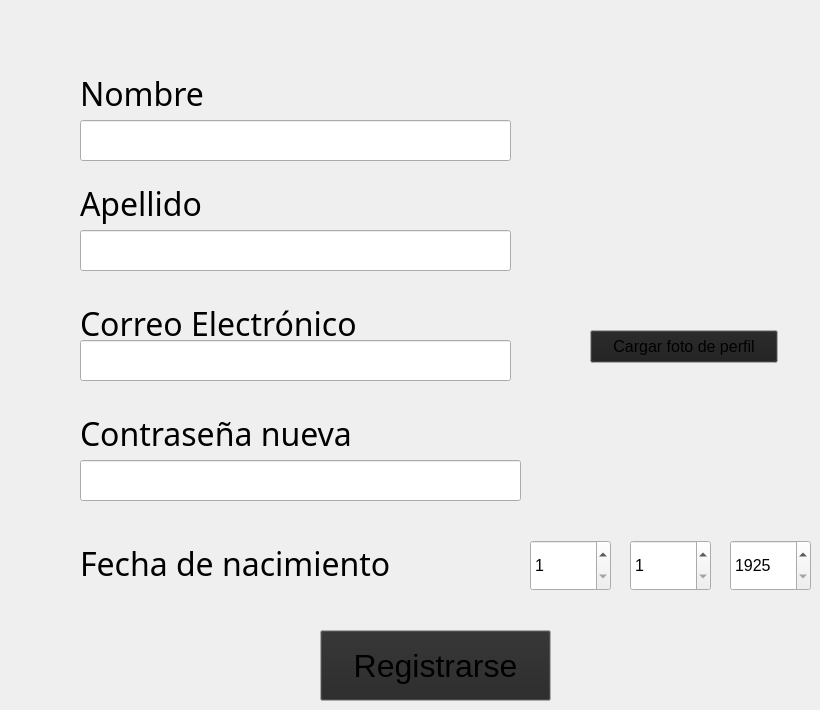
    <widget class="QWidget" name="page">
     <widget class="QLabel" name="lblNombre">
      <property name="geometry">
       <rect>
        <x>80</x>
        <y>60</y>
        <width>134</width>
        <height>67</height>
       </rect>
      </property>
      <property name="font">
       <font>
        <family>Dubai Medium</family>
        <pointsize>24</pointsize>
       </font>
      </property>
      <property name="text">
       <string>Nombre</string>
      </property>
     </widget>
     <widget class="QLabel" name="label">
      <property name="geometry">
       <rect>
        <x>560</x>
        <y>40</y>
        <width>241</width>
        <height>261</height>
       </rect>
      </property>
      <property name="sizeIncrement">
       <size>
        <width>100</width>
        <height>50</height>
       </size>
      </property>
      <property name="text">
       <string/>
      </property>
     </widget>
     <widget class="QLabel" name="lblApellido">
      <property name="geometry">
       <rect>
        <x>80</x>
        <y>170</y>
        <width>138</width>
        <height>67</height>
       </rect>
      </property>
      <property name="font">
       <font>
        <family>Dubai Medium</family>
        <pointsize>24</pointsize>
       </font>
      </property>
      <property name="text">
       <string>Apellido</string>
      </property>
     </widget>
     <widget class="QLineEdit" name="tbxApellido">
      <property name="geometry">
       <rect>
        <x>80</x>
        <y>230</y>
        <width>431</width>
        <height>41</height>
       </rect>
      </property>
      <property name="font">
       <font>
        <pointsize>11</pointsize>
       </font>
      </property>
     </widget>
     <widget class="QLabel" name="lblCorreo">
      <property name="geometry">
       <rect>
        <x>80</x>
        <y>290</y>
        <width>309</width>
        <height>67</height>
       </rect>
      </property>
      <property name="font">
       <font>
        <family>Dubai Medium</family>
        <pointsize>24</pointsize>
       </font>
      </property>
      <property name="layoutDirection">
       <enum>Qt::LeftToRight</enum>
      </property>
      <property name="text">
       <string>Correo Electrónico</string>
      </property>
     </widget>
     <widget class="QPushButton" name="btnCargarImg">
      <property name="geometry">
       <rect>
        <x>590</x>
        <y>330</y>
        <width>188</width>
        <height>33</height>
       </rect>
      </property>
      <property name="palette">
       <palette>
        <active>
         <colorrole role="Button">
          <brush brushstyle="SolidPattern">
           <color alpha="255">
            <red>30</red>
            <green>30</green>
            <blue>30</blue>
           </color>
          </brush>
         </colorrole>
        </active>
        <inactive>
         <colorrole role="Button">
          <brush brushstyle="SolidPattern">
           <color alpha="255">
            <red>30</red>
            <green>30</green>
            <blue>30</blue>
           </color>
          </brush>
         </colorrole>
        </inactive>
        <disabled>
         <colorrole role="Button">
          <brush brushstyle="SolidPattern">
           <color alpha="255">
            <red>30</red>
            <green>30</green>
            <blue>30</blue>
           </color>
          </brush>
         </colorrole>
        </disabled>
       </palette>
      </property>
      <property name="font">
       <font>
        <pointsize>12</pointsize>
       </font>
      </property>
      <property name="text">
       <string>Cargar foto de perfil</string>
      </property>
     </widget>
     <widget class="QLineEdit" name="tbxCorreo">
      <property name="geometry">
       <rect>
        <x>80</x>
        <y>340</y>
        <width>431</width>
        <height>41</height>
       </rect>
      </property>
      <property name="font">
       <font>
        <pointsize>11</pointsize>
       </font>
      </property>
     </widget>
     <widget class="QLabel" name="lblConstra">
      <property name="geometry">
       <rect>
        <x>80</x>
        <y>400</y>
        <width>294</width>
        <height>67</height>
       </rect>
      </property>
      <property name="font">
       <font>
        <family>Dubai Medium</family>
        <pointsize>24</pointsize>
       </font>
      </property>
      <property name="text">
       <string>Contraseña nueva</string>
      </property>
     </widget>
     <widget class="QLineEdit" name="tbxContra">
      <property name="geometry">
       <rect>
        <x>80</x>
        <y>460</y>
        <width>441</width>
        <height>41</height>
       </rect>
      </property>
      <property name="font">
       <font>
        <pointsize>11</pointsize>
       </font>
      </property>
     </widget>
     <widget class="QLabel" name="lblFecha">
      <property name="geometry">
       <rect>
        <x>80</x>
        <y>530</y>
        <width>337</width>
        <height>67</height>
       </rect>
      </property>
      <property name="font">
       <font>
        <family>Dubai Medium</family>
        <pointsize>24</pointsize>
       </font>
      </property>
      <property name="text">
       <string>Fecha de nacimiento</string>
      </property>
     </widget>
     <widget class="QSpinBox" name="boxDia">
      <property name="geometry">
       <rect>
        <x>530</x>
        <y>540</y>
        <width>81</width>
        <height>51</height>
       </rect>
      </property>
      <property name="font">
       <font>
        <pointsize>12</pointsize>
       </font>
      </property>
      <property name="minimum">
       <number>1</number>
      </property>
      <property name="maximum">
       <number>31</number>
      </property>
     </widget>
     <widget class="QSpinBox" name="boxMes">
      <property name="geometry">
       <rect>
        <x>630</x>
        <y>540</y>
        <width>81</width>
        <height>51</height>
       </rect>
      </property>
      <property name="font">
       <font>
        <pointsize>12</pointsize>
       </font>
      </property>
      <property name="minimum">
       <number>1</number>
      </property>
      <property name="maximum">
       <number>12</number>
      </property>
     </widget>
     <widget class="QSpinBox" name="boxA">
      <property name="geometry">
       <rect>
        <x>730</x>
        <y>540</y>
        <width>81</width>
        <height>51</height>
       </rect>
      </property>
      <property name="font">
       <font>
        <pointsize>12</pointsize>
       </font>
      </property>
      <property name="minimum">
       <number>1925</number>
      </property>
      <property name="maximum">
       <number>2007</number>
      </property>
     </widget>
     <widget class="QPushButton" name="btnVolver">
      <property name="geometry">
       <rect>
        <x>60</x>
        <y>630</y>
        <width>111</width>
        <height>71</height>
       </rect>
      </property>
      <property name="font">
       <font>
        <pointsize>18</pointsize>
       </font>
      </property>
      <property name="text">
       <string/>
      </property>
      <property name="icon">
       <iconset resource="Recursos.qrc">
        <normaloff>:/EXTRAS/EXTRAS/prev.png</normaloff>:/EXTRAS/EXTRAS/prev.png</iconset>
      </property>
      <property name="iconSize">
       <size>
        <width>80</width>
        <height>80</height>
       </size>
      </property>
      <property name="flat">
       <bool>true</bool>
      </property>
     </widget>
     <widget class="QPushButton" name="btnRegistrarse">
      <property name="geometry">
       <rect>
        <x>320</x>
        <y>630</y>
        <width>231</width>
        <height>71</height>
       </rect>
      </property>
      <property name="palette">
       <palette>
        <active>
         <colorrole role="Button">
          <brush brushstyle="SolidPattern">
           <color alpha="255">
            <red>38</red>
            <green>38</green>
            <blue>38</blue>
           </color>
          </brush>
         </colorrole>
        </active>
        <inactive>
         <colorrole role="Button">
          <brush brushstyle="SolidPattern">
           <color alpha="255">
            <red>38</red>
            <green>38</green>
            <blue>38</blue>
           </color>
          </brush>
         </colorrole>
        </inactive>
        <disabled>
         <colorrole role="Button">
          <brush brushstyle="SolidPattern">
           <color alpha="255">
            <red>38</red>
            <green>38</green>
            <blue>38</blue>
           </color>
          </brush>
         </colorrole>
        </disabled>
       </palette>
      </property>
      <property name="font">
       <font>
        <pointsize>24</pointsize>
       </font>
      </property>
      <property name="text">
       <string>Registrarse</string>
      </property>
     </widget>
     <widget class="QLineEdit" name="tbxNombre">
      <property name="geometry">
       <rect>
        <x>80</x>
        <y>120</y>
        <width>431</width>
        <height>41</height>
       </rect>
      </property>
      <property name="font">
       <font>
        <pointsize>11</pointsize>
       </font>
      </property>
     </widget>
    </widget>
